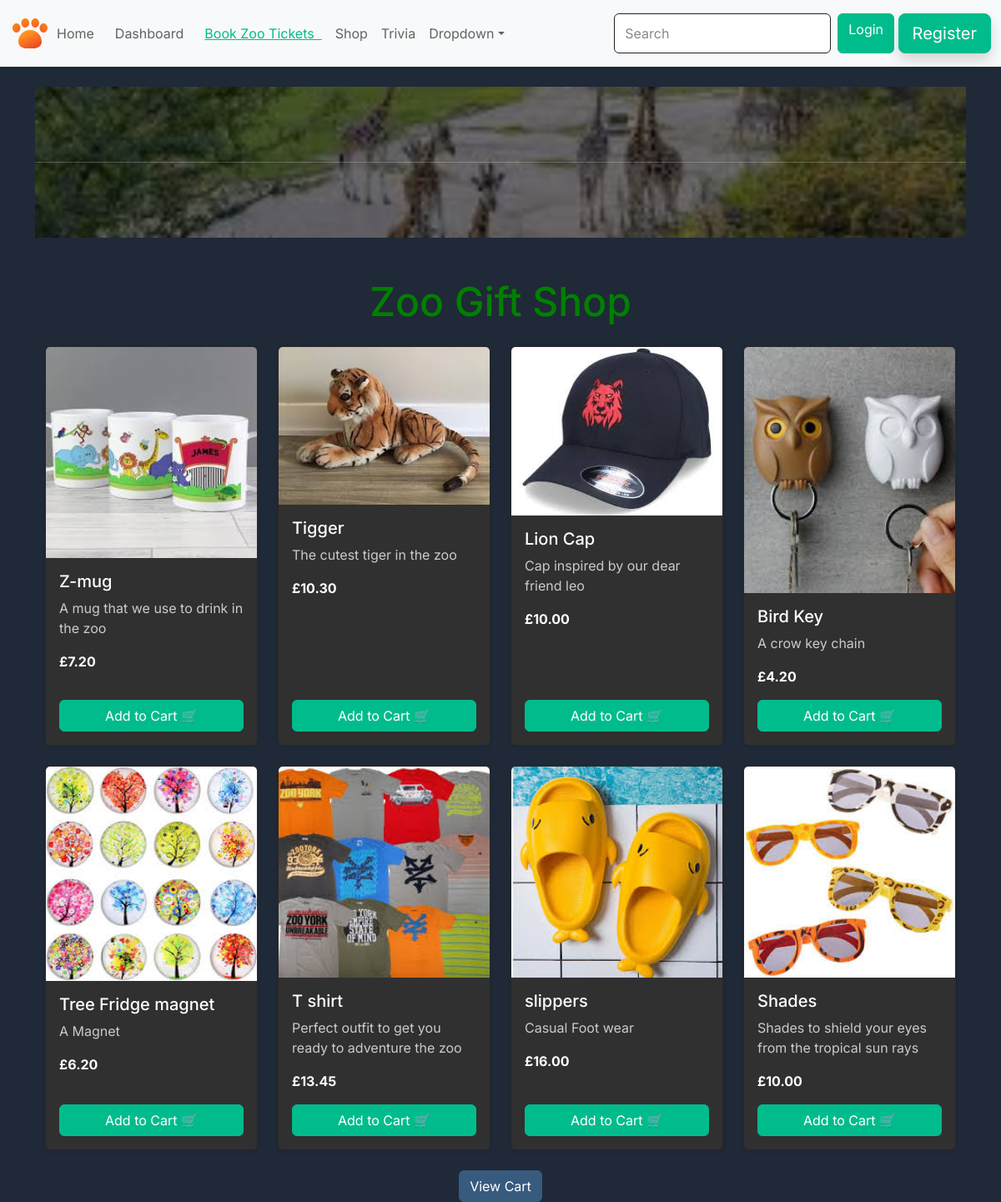
/shop/ (signed in), run on the app's committed database.
### shop/models.py (models this page shows, shortened)
class Product(models.Model):
    name = models.CharField(max_length=100)
    description = models.TextField(blank=True)
    price = models.DecimalField(max_digits=8, decimal_places=2)
    image = models.ImageField(upload_to='products/', blank=True, null=True)

### shop/views.py (the view)
# urls.py: path('', views.shop_home, name='shop_home'),
@login_required(login_url='my-login')
def shop_home(request):
    products = Product.objects.all()
    return render(request, 'pages/shop_home.html', {'products': products})

### website/template/pages/shop_home.html (shortened to what this page needs)
{% extends "pages/base.html" %}
{% load static %}
{% block content %}
    <br>
    <div class="text-center" id="welcome-section">
        <br>
        <hr>
        <br>
    </div>
    <br>
<div class="container mt-4">
  <h1 class="text-center mb-4">Zoo Gift Shop</h1>
  <div class="row row-cols-1 row-cols-md-4 g-4">
    {% for product in products %}
    <div class="col">
      <div class="card h-100 shadow-sm">
        {% if product.image %}
        <img src="{{ product.image.url }}" class="card-img-top" alt="{{ product.name }}">
        {% else %}
        <img src="{% static 'images/default-product.png' %}" class="card-img-top" alt="No image">
        {% endif %}
        <div class="card-body d-flex flex-column">
          <h5 class="card-title">{{ product.name }}</h5>
          <p class="card-text text-muted">{{ product.description|truncatechars:100 }}</p>
          <p class="fw-bold mb-3">£{{ product.price }}</p>
          <a href="{% url 'add_to_cart' product.id %}" class="btn btn-success mt-auto w-100">
            Add to Cart 🛒
          </a>
        </div>
      </div>
    </div>
    {% empty %}
    <p class="text-center text-muted">No products available yet.</p>
    {% endfor %}
  </div>
  <div class="text-center mt-4">
    <a href="{% url 'view_cart' %}" class="btn btn-primary">View Cart</a>
  </div>
</div>
{% endblock %}

### static/css/style.css (style rules this page uses)
h1 { color: green; }

### static/css/trivia.css (style rules this page uses)
:root { --primary-color: #10b981; --dark-bg: #1f2937; --card-bg: #374151; --text-light: #f3f4f6; }
body { font-family: 'Inter', sans-serif; background-color: var(--dark-bg); color: var(--text-light); }
#welcome-section { background-image: url("../images/zoo_background.jpg'"); background-size: cover; background-position: center; background-repeat: no-repeat; padding-top: 50px; padding-bottom: 50px; background-image: linear-gradient(rgba(0, 0, 0, 0.5), rgba(0, 0, 0, 0.5)), url('../images/zoo_background.jpg'); color: white; transition: all 0.5s ease-in-out; opacity: 0.9; }

### data on the page
Product: image (picture), name "Z-mug", description "A mug that we use to drink in the zoo", price "7.20"
Product: image (picture), name "Tigger", description "The cutest tiger in the zoo", price "10.30"
Product: image (picture), name "Lion Cap", description "Cap inspired by our dear friend leo", price "10.00"
Product: image (picture), name "Bird Key", description "A crow key chain", price "4.20"
Product: image (picture), name "Tree Fridge magnet", description "A Magnet", price "6.20"
Product: image (picture), name "T shirt", description "Perfect outfit to get you ready to adventure the zoo", price "13.45"
Product: image (picture), name "slippers", description "Casual Foot wear", price "16.00"
Product: image (picture), name "Shades", description "Shades to shield your eyes from the tropical sun rays", price "10.00"
